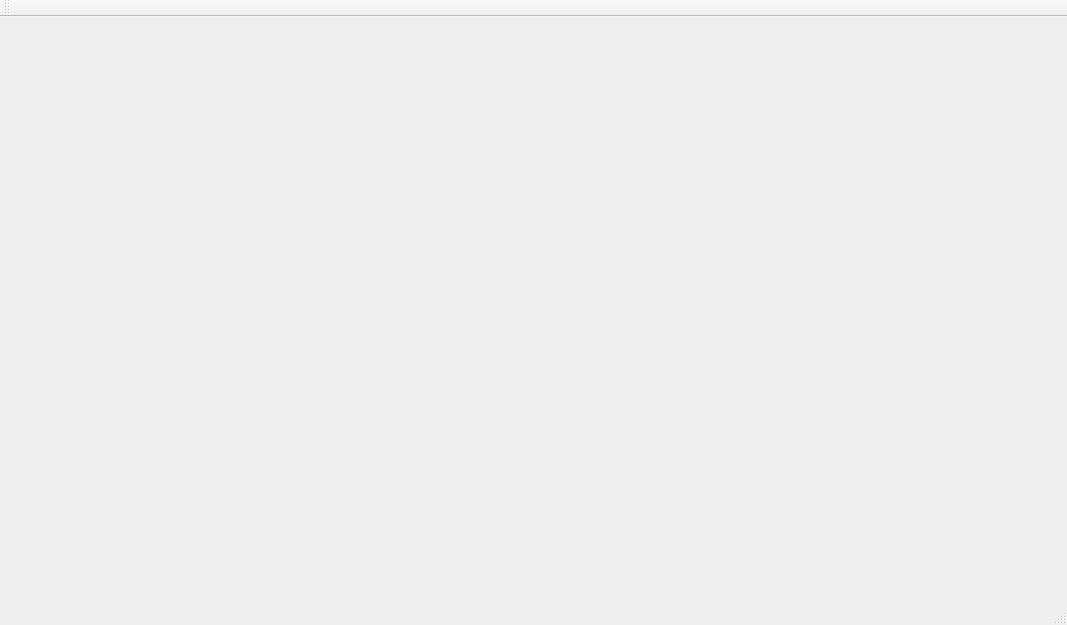
<?xml version="1.0" encoding="UTF-8"?>
<ui version="4.0">
 <class>MainWindow</class>
 <widget class="QMainWindow" name="MainWindow">
  <property name="geometry">
   <rect>
    <x>0</x>
    <y>0</y>
    <width>1067</width>
    <height>625</height>
   </rect>
  </property>
  <property name="windowTitle">
   <string>MainWindow</string>
  </property>
  <widget class="QWidget" name="centralWidget">
   <widget class="QwtPlot" name="qwtPlot">
    <property name="geometry">
     <rect>
      <x>20</x>
      <y>60</y>
      <width>541</width>
      <height>381</height>
     </rect>
    </property>
   </widget>
   <widget class="QwtPlot" name="qwtPlot_2">
    <property name="geometry">
     <rect>
      <x>580</x>
      <y>60</y>
      <width>461</width>
      <height>381</height>
     </rect>
    </property>
   </widget>
  </widget>
  <widget class="QMenuBar" name="menuBar">
   <property name="geometry">
    <rect>
     <x>0</x>
     <y>0</y>
     <width>1067</width>
     <height>25</height>
    </rect>
   </property>
  </widget>
  <widget class="QToolBar" name="mainToolBar">
   <attribute name="toolBarArea">
    <enum>TopToolBarArea</enum>
   </attribute>
   <attribute name="toolBarBreak">
    <bool>false</bool>
   </attribute>
  </widget>
  <widget class="QStatusBar" name="statusBar"/>
 </widget>
 <layoutdefault spacing="6" margin="11"/>
 <customwidgets>
  <customwidget>
   <class>QwtPlot</class>
   <extends>QFrame</extends>
   <header>qwt_plot.h</header>
  </customwidget>
 </customwidgets>
 <resources/>
 <connections/>
</ui>
